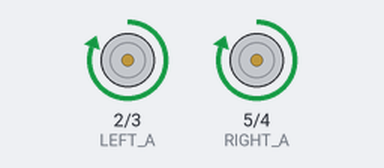
This sketch was run on a simulated Arduino Uno, built with avr-gcc and run on an emulated ATmega328P. On the bench: motor-driver pin pairs drawn as motors (green arrow = first pin HIGH = forward, orange = second pin HIGH = backward, longer = more drive).

Above: at 0.2 s.
At 2.2 s:
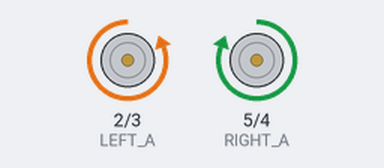
At 4.7 s:
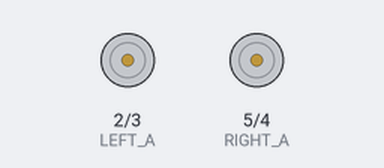
At 7.2 s:
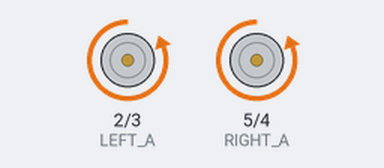
Timing chart, 0 to 7.8 s (numbered marks = the images above):
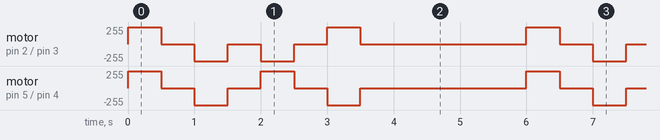

The sketch:

Lab4.1_MovementDemo.ino
```cpp
#define LEFT_A 2
#define LEFT_B 3
#define RIGHT_A 5
#define RIGHT_B 4

void forward();
void backward();
void turnLeft();
void turnRight();
void stop();

void setup() {
  // put your setup code here, to run once:
  pinMode(LEFT_A, OUTPUT);
  pinMode(LEFT_B, OUTPUT);
  pinMode(RIGHT_A, OUTPUT);
  pinMode(RIGHT_B, OUTPUT);
}
void loop() {
  forward();
  delay(500);
  stop();
  delay(500);
  backward();
  delay(500);
  stop();
  delay(500);
  turnLeft();
  delay(500);
  stop();
  delay(500);
  turnRight();
  delay(500);
  stop();
  delay(500);
  stop();
  delay(2000);
}

void stop(){
  digitalWrite(LEFT_A, LOW);
  digitalWrite(LEFT_B, LOW);
  digitalWrite(RIGHT_A, LOW);
  digitalWrite(RIGHT_B, LOW);
}

void forward(){
  digitalWrite(LEFT_A, HIGH);
  digitalWrite(LEFT_B, LOW);
  digitalWrite(RIGHT_A, HIGH);
  digitalWrite(RIGHT_B, LOW);
}

void backward(){
  digitalWrite(LEFT_A, LOW);
  digitalWrite(LEFT_B, HIGH);
  digitalWrite(RIGHT_A, LOW);
  digitalWrite(RIGHT_B, HIGH);
}

void turnRight(){
  digitalWrite(LEFT_A, HIGH);
  digitalWrite(LEFT_B, LOW);
  digitalWrite(RIGHT_A, LOW);
  digitalWrite(RIGHT_B, HIGH);
}

void turnLeft(){
  digitalWrite(LEFT_A, LOW);
  digitalWrite(LEFT_B, HIGH);
  digitalWrite(RIGHT_A, HIGH);
  digitalWrite(RIGHT_B, LOW);
}
```

Measured:
- by itself, motor on pin 2 (LEFT_A) / pin 3 (LEFT_B): repeats every 6.0 s: 2 × (stopped 0.50 s, backward 255/255 0.50 s), stopped 0.50 s, forward 255/255 0.50 s, stopped 2.5 s, forward 255/255 0.50 s
- by itself, motor on pin 5 (RIGHT_A) / pin 4 (RIGHT_B): repeats every 6.0 s: stopped 0.50 s, backward 255/255 0.50 s, stopped 0.50 s, forward 255/255 0.50 s, stopped 0.50 s, backward 255/255 0.50 s, stopped 2.5 s, forward 255/255 0.50 s
